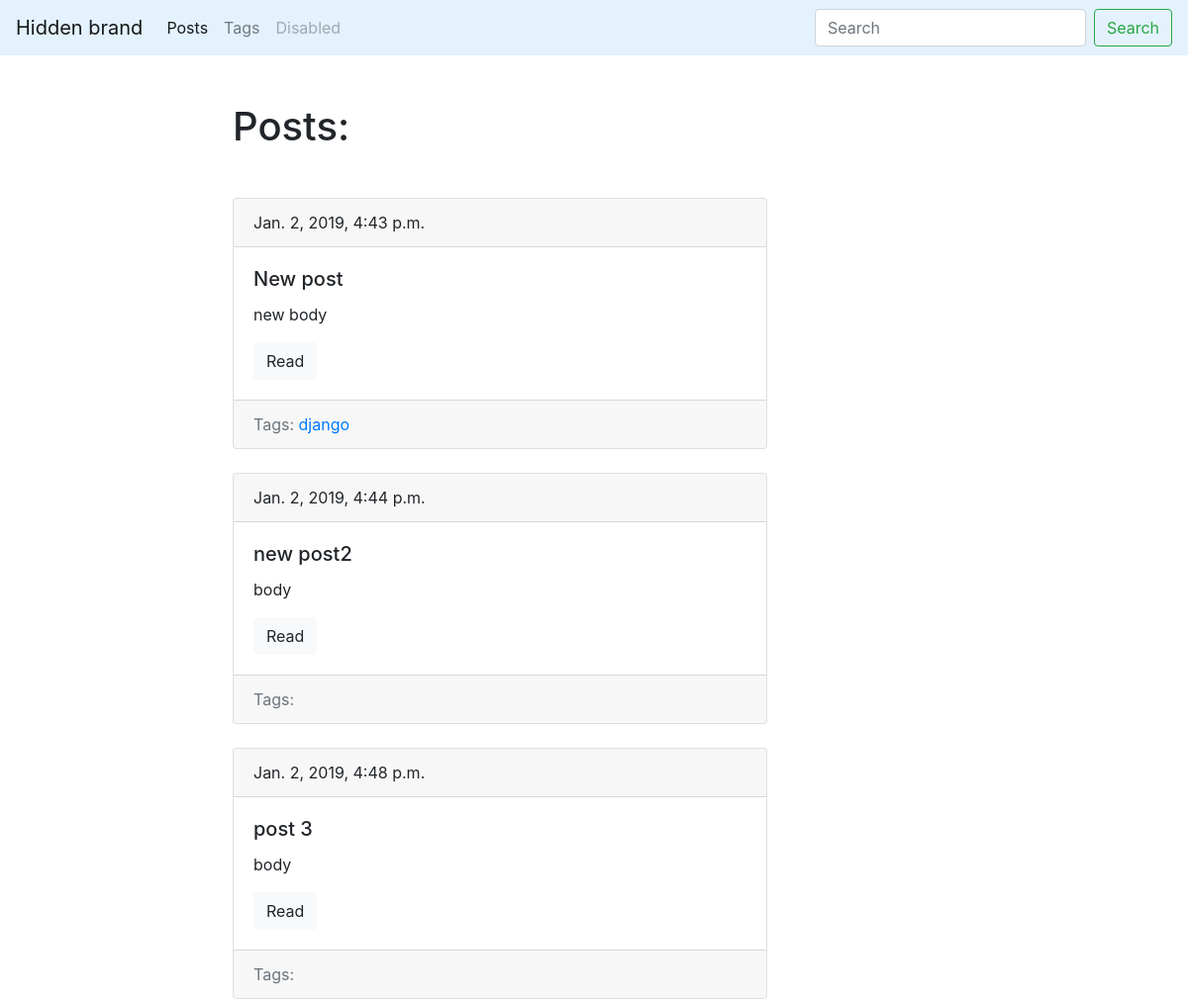
The page /blog/ (upper part) on the database as committed earlier.
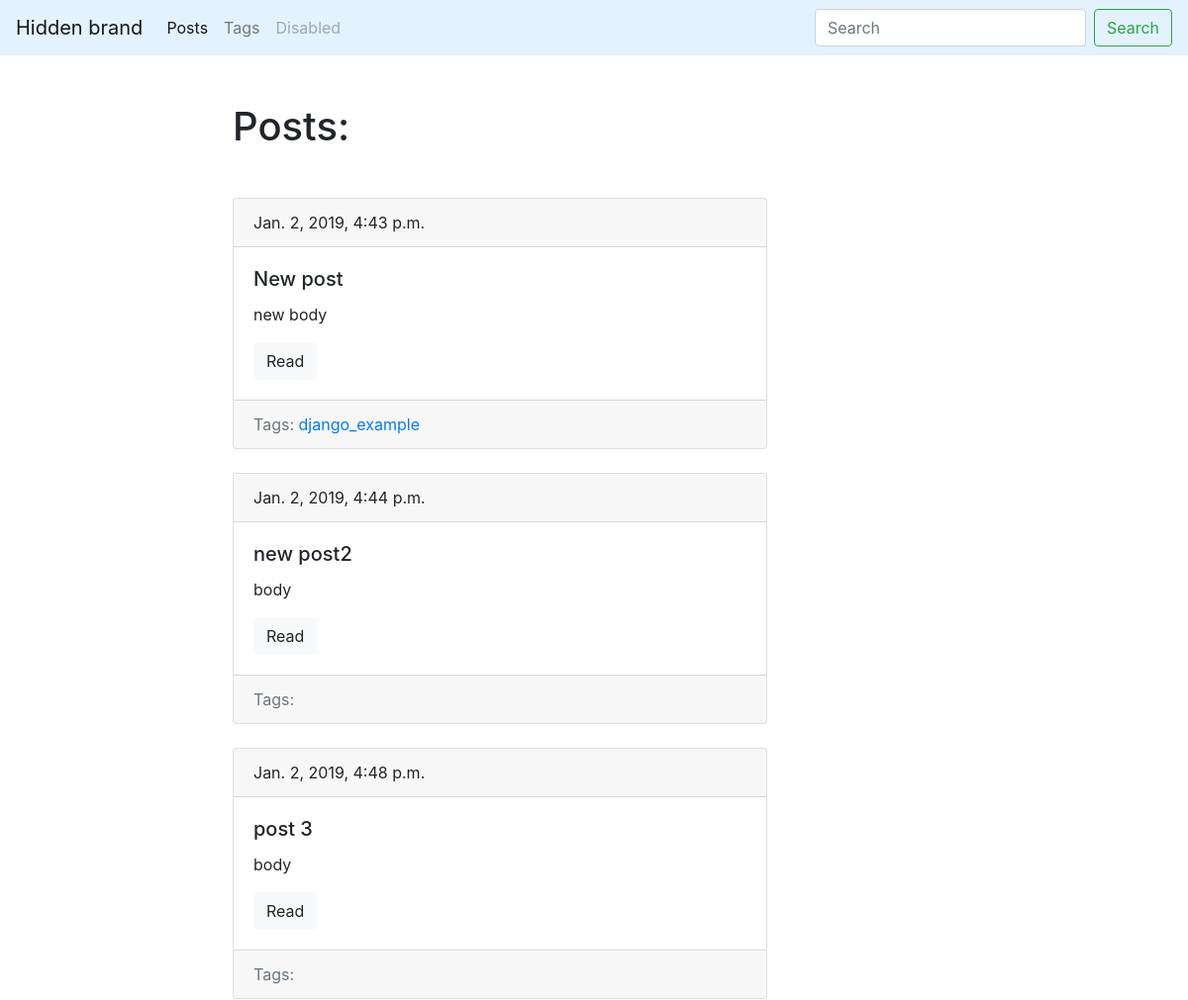
The same page on the database as committed later.
### blog/models.py (models this page shows, shortened)
class Tag(models.Model):
    title = models.CharField(max_length=50)
    slug = models.SlugField(max_length=50, unique=True)
    def get_absolute_url(self):
        return reverse('tag_detail_url', kwargs={'slug': self.slug})

### blog/views.py (the view)
# urls.py: path('', posts_list, name='post_list_url'),
def posts_list(request):
    posts = Post.objects.all()
    return render(request, 'blog/index.html', context={'posts': posts})

### blog/models.py (called while the page is built)
    def get_absolute_url(self):
        return reverse('post_detail_url', kwargs={'slug': self.slug})

### blog/templates/blog/index.html (shortened to what this page needs)
{% extends 'blog/base_blog.html' %}
{% block content %}
    <h1 class="mb-5">Posts:</h1>
    {% for post in posts %}
        {% include 'blog/includes/post_card_template.html' %}
    {% endfor %}
{% endblock %}

### blog/templates/blog/includes/post_card_template.html
<div class="card mb-4">
    <div class="card-header">
        {{ post.date_pub }}
    </div>
    <div class="card-body">
        <h5 class="card-title">
            {{ post.title }}
        </h5>
        <p class="card-text">
            {{ post.body|truncatewords:15 }}
        </p>
        <a href="{{ post.get_absolute_url }}" class="btn btn-light">Read</a>
    </div>
    <div class="card-footer text-muted">
    Tags:
        {% for tag in post.tags.all %}
            <a href="{{ tag.get_absolute_url }}">{{ tag.title }}</a>
        {% endfor %}
    </div>
</div>

Rows that differ between the two databases and show on the page:
changed Tag: title "django" → "django_example"
